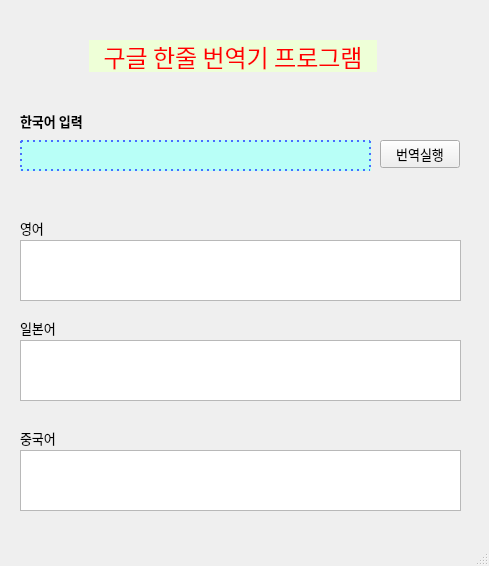
<?xml version="1.0" encoding="UTF-8"?>
<ui version="4.0">
 <class>MainWindow</class>
 <widget class="QMainWindow" name="MainWindow">
  <property name="geometry">
   <rect>
    <x>0</x>
    <y>0</y>
    <width>489</width>
    <height>566</height>
   </rect>
  </property>
  <property name="font">
   <font>
    <family>맑은 고딕</family>
    <pointsize>10</pointsize>
   </font>
  </property>
  <property name="windowTitle">
   <string>MainWindow</string>
  </property>
  <widget class="QWidget" name="centralwidget">
   <widget class="QLabel" name="label">
    <property name="geometry">
     <rect>
      <x>89</x>
      <y>40</y>
      <width>288</width>
      <height>32</height>
     </rect>
    </property>
    <property name="font">
     <font>
      <family>맑은 고딕</family>
      <pointsize>18</pointsize>
     </font>
    </property>
    <property name="styleSheet">
     <string notr="true">color:#ff0000;background-color:rgb(238, 255, 215)</string>
    </property>
    <property name="text">
     <string>구글 한줄 번역기 프로그램</string>
    </property>
    <property name="alignment">
     <set>Qt::AlignCenter</set>
    </property>
   </widget>
   <widget class="QLabel" name="label_2">
    <property name="geometry">
     <rect>
      <x>20</x>
      <y>110</y>
      <width>81</width>
      <height>21</height>
     </rect>
    </property>
    <property name="font">
     <font>
      <family>굴림</family>
      <pointsize>10</pointsize>
      <weight>75</weight>
      <bold>true</bold>
     </font>
    </property>
    <property name="text">
     <string>한국어 입력</string>
    </property>
   </widget>
   <widget class="QLineEdit" name="inputText">
    <property name="geometry">
     <rect>
      <x>20</x>
      <y>140</y>
      <width>351</width>
      <height>31</height>
     </rect>
    </property>
    <property name="styleSheet">
     <string notr="true">border:2px dotted rgb(75, 108, 255);
background-color: rgb(184, 255, 247);</string>
    </property>
   </widget>
   <widget class="QPushButton" name="transButton">
    <property name="geometry">
     <rect>
      <x>380</x>
      <y>140</y>
      <width>80</width>
      <height>28</height>
     </rect>
    </property>
    <property name="text">
     <string>번역실행</string>
    </property>
   </widget>
   <widget class="QLabel" name="label_3">
    <property name="geometry">
     <rect>
      <x>20</x>
      <y>220</y>
      <width>41</width>
      <height>16</height>
     </rect>
    </property>
    <property name="text">
     <string>영어</string>
    </property>
   </widget>
   <widget class="QTextEdit" name="engText">
    <property name="geometry">
     <rect>
      <x>20</x>
      <y>240</y>
      <width>441</width>
      <height>61</height>
     </rect>
    </property>
   </widget>
   <widget class="QLabel" name="label_4">
    <property name="geometry">
     <rect>
      <x>20</x>
      <y>320</y>
      <width>41</width>
      <height>16</height>
     </rect>
    </property>
    <property name="text">
     <string>일본어</string>
    </property>
   </widget>
   <widget class="QTextEdit" name="japText">
    <property name="geometry">
     <rect>
      <x>20</x>
      <y>340</y>
      <width>441</width>
      <height>61</height>
     </rect>
    </property>
   </widget>
   <widget class="QLabel" name="label_5">
    <property name="geometry">
     <rect>
      <x>20</x>
      <y>430</y>
      <width>41</width>
      <height>16</height>
     </rect>
    </property>
    <property name="text">
     <string>중국어</string>
    </property>
   </widget>
   <widget class="QTextEdit" name="chnText">
    <property name="geometry">
     <rect>
      <x>20</x>
      <y>450</y>
      <width>441</width>
      <height>61</height>
     </rect>
    </property>
   </widget>
  </widget>
  <widget class="QMenuBar" name="menubar">
   <property name="geometry">
    <rect>
     <x>0</x>
     <y>0</y>
     <width>489</width>
     <height>23</height>
    </rect>
   </property>
  </widget>
  <widget class="QStatusBar" name="statusbar"/>
 </widget>
 <resources/>
 <connections/>
</ui>
